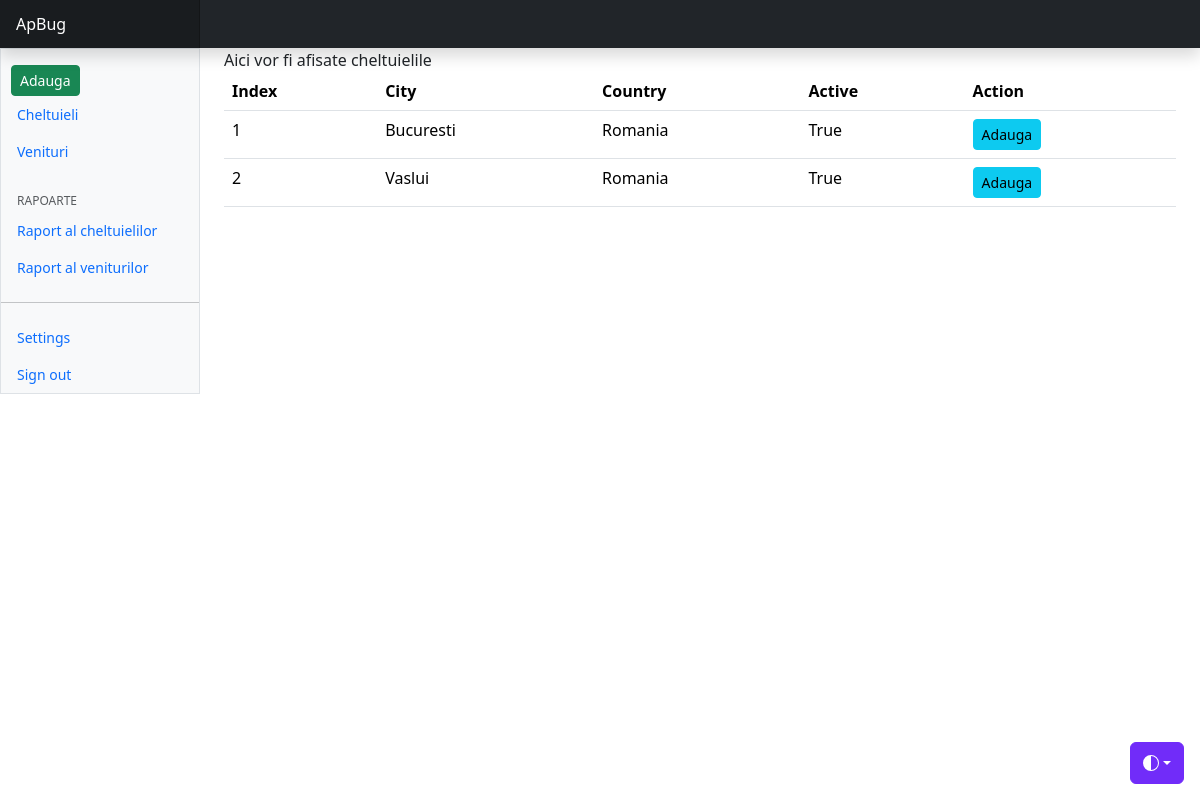
/transactions/cheltuieli/, run on the app's committed database.
### aplicatie/models.py (models this page shows, shortened)
class CheltuieliModel(models.Model):
    city = models.CharField(max_length=100)
    country = models.CharField(max_length=90)
    active = models.BooleanField(default=True)

### aplicatie/views.py (the view)
# urls.py: path('cheltuieli/', views.CheltuieliView.as_view(), name='cheltuieli'),
class CheltuieliView(ListView):
    model = CheltuieliModel
    template_name = 'aplicatie/cheltuieli.html'

### templates/aplicatie/cheltuieli.html
{% extends 'base.html' %}
{% block title %}
<p1>Aici vor fi afisate cheltuielile</p1>
<table class="table">
    <thead>
        <tr>
            <th>Index</th>
            <th>City</th>
            <th>Country</th>
            <th>Active</th>
            <th>Action</th>
        </tr>
    </thead>
    <tbody>
        {% for item in cheltuielimodel_list %}
             <tr>
                <td>{{ forloop.counter }}</td>
                <td>{{ item.city }}</td>
                <td>{{ item.country }}</td>
                <td>{{ item.active }}</td>
                <td>
                    <a class="btn btn-info btn-sm" href="{% url 'transactions:adaugare' %}">Adauga</a>
                </td>
             </tr>
        {% endfor %}
    </tbody>
</table>
{% endblock %}

### data on the page
CheltuieliModel: city "Bucuresti", country "Romania", active "True"
CheltuieliModel: city "Vaslui", country "Romania", active "True"
